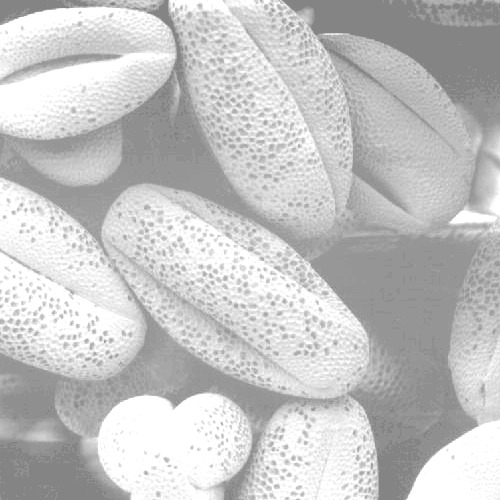
#> input picture img.tif, 500 x 500 px
$ python histogramEqualization.py
#> lines starting #> are read from the running program, lines starting #| are printed output that depends on the picture
#> further down, img is the input picture: shape (500, 500); min 132, max 255, mean 196.4
import cv2
import numpy as np
import matplotlib.pyplot as plt

def showHist(img):
    plt.hist(img.ravel(), bins=256, range=(0.0, 255.0))
    plt.show()
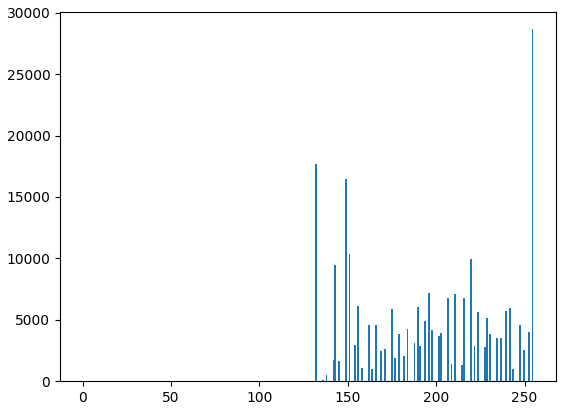
#> figure drawn by matplotlib, 1 panel; tallest bar 28659 high, from x = 254 to 255

def equalHist(img):
    data = img.copy().flatten()
    hist, bins = np.histogram(data, 256, density=True)
#> hist = 256 values, max 0.239 at index 255, min 0 at index 1, mean 0.00813; bins = 257 values from 132 to 255
    cdf = hist.cumsum()
#> cdf = 256 values from 0.148 to 2.08
    cdf = 255 * cdf / cdf[-1]
#> cdf = 256 values from 18.07 to 255
    equalImg = np.interp(data, bins[:-1], cdf)
    return equalImg.reshape(img.shape)
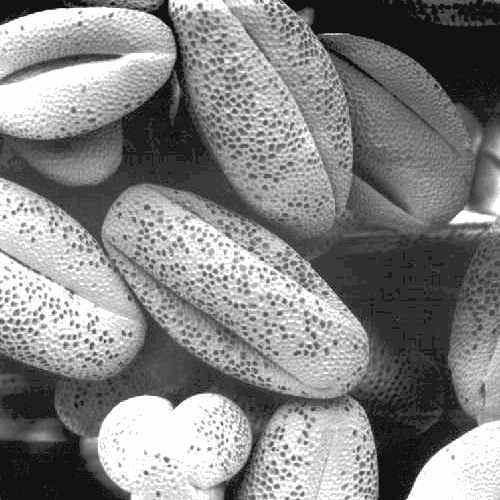
#> returned value: shape (500, 500) float64; min 18.07, max 255, mean 132.5

if __name__ == "__main__":
    img = cv2.imread('img.tif', 0)
    showHist(img)
    equalImg = equalHist(img)
    showHist(equalImg)
#> in showHist (call 2), `plt.show()`:
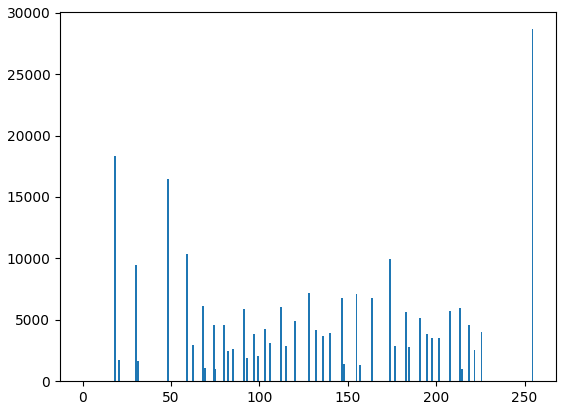
#> figure drawn by matplotlib, 1 panel; tallest bar 28659 high, from x = 254 to 255
    cv2.imwrite("equalized.png", equalImg)
